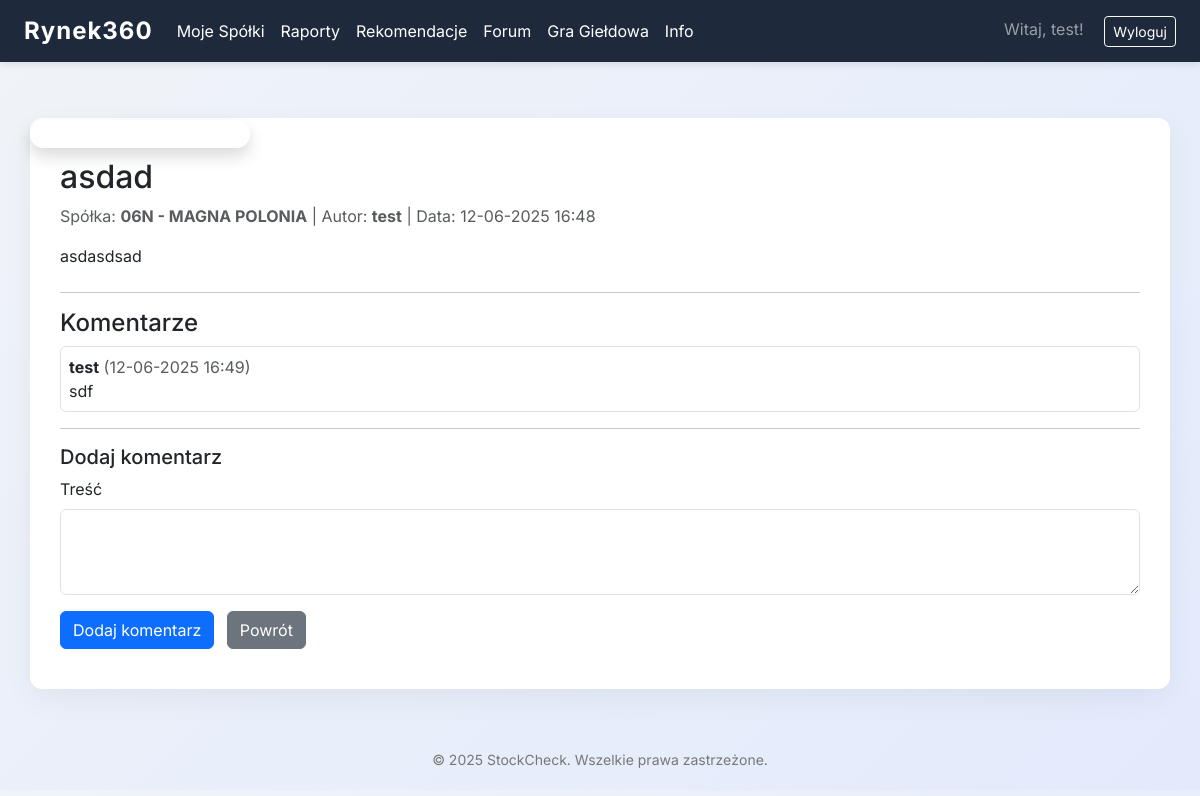
The page /forum/post/1 (signed in) on the database as committed earlier.
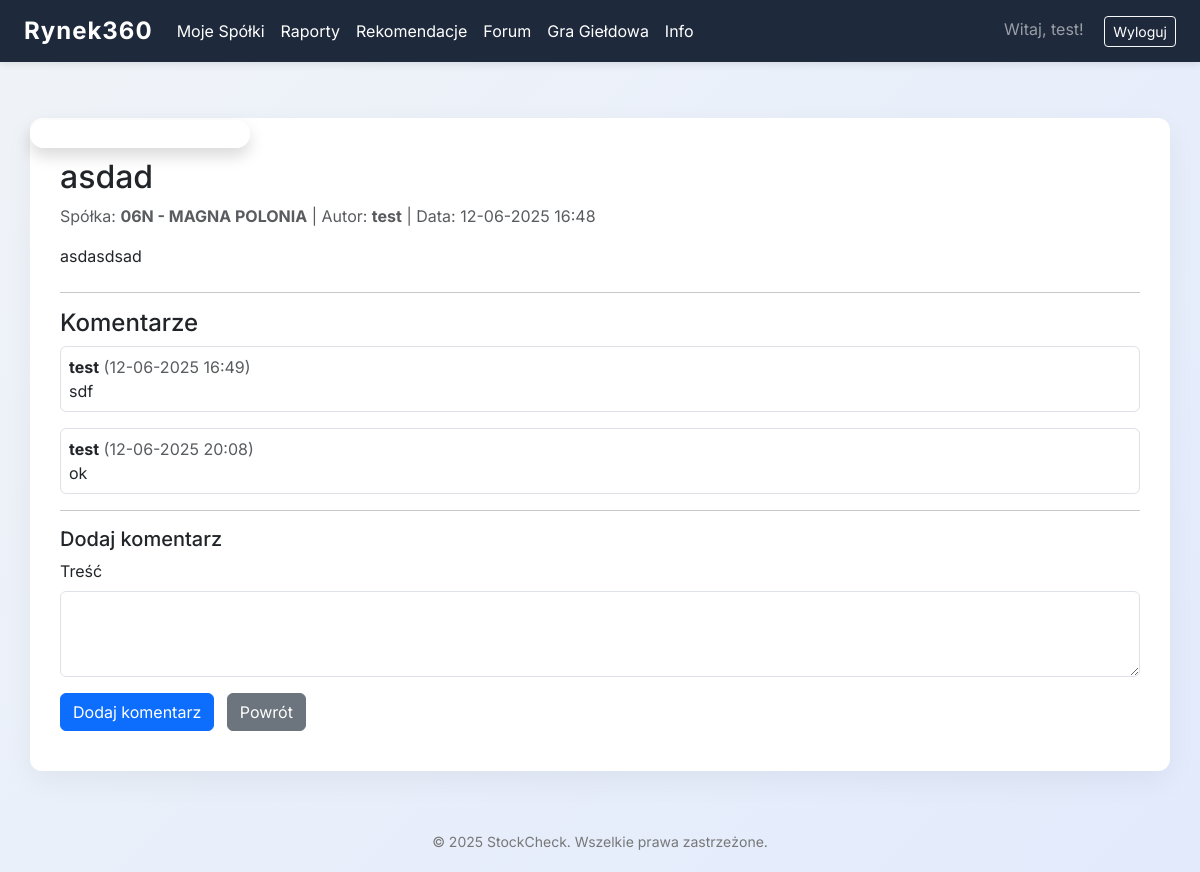
The same page on the database as committed later.
### myproject/forum/models.py (models this page shows, shortened)
class Comment(db.Model):
    id = db.Column(db.Integer, primary_key=True)
    post_id = db.Column(db.Integer, db.ForeignKey('post.id'), nullable=False)
    user_id = db.Column(db.Integer, db.ForeignKey('users.id'), nullable=False)
    content = db.Column(db.Text, nullable=False)
    created_at = db.Column(db.DateTime, default=datetime.utcnow)
    user = db.relationship('User', backref=db.backref('comments', lazy=True))
    post = db.relationship('Post', backref=db.backref('comments', lazy=True, cascade="all, delete-orphan"))

### myproject/auth/models.py (models this page shows, shortened)
class User(UserMixin, db.Model):
    __tablename__ = 'users'
    id = db.Column(db.Integer, primary_key=True)
    email = db.Column(db.String(64), unique=True, index=True)
    username = db.Column(db.String(64), unique=True, index=True)
    password_hash = db.Column(db.String(128))
    role = db.Column(db.String(20), default="user")  # "user" lub "admin"
    companies = db.relationship('UserCompany', backref='owner', lazy=True)

### myproject/forum/views.py (the view, shortened to what this page needs)
@forum.route('/post/<int:post_id>', methods=['GET', 'POST'])
@login_required
def post_detail(post_id):
    post = Post.query.get_or_404(post_id)
    form = CommentForm()
    return render_template('forum/post_detail.html', post=post, form=form)

### myproject/forum/forms.py
class CommentForm(FlaskForm):
    content = TextAreaField('Treść', validators=[DataRequired()])
    submit = SubmitField('Dodaj komentarz')

### myproject/templates/forum/post_detail.html (shortened to what this page needs)
{% extends 'base.html' %}
{% block content %}
<h2>{{ post.title }}</h2>
<p class="text-muted">Spółka: <b>{{ post.company.ticker }} - {{ post.company.name }}</b> | Autor: <b>{{ post.user.username }}</b> | Data: {{ post.created_at.strftime('%d-%m-%Y %H:%M') }}</p>
<div class="mb-4">{{ post.content }}</div>
<hr>
<h4>Komentarze</h4>
{% for comment in post.comments %}
    <div class="mb-3 p-2 border rounded">
        <b>{{ comment.user.username }}</b> <span class="text-muted">({{ comment.created_at.strftime('%d-%m-%Y %H:%M') }})</span><br>
        {{ comment.content }}
    </div>
{% else %}
    <p class="text-muted">Brak komentarzy.</p>
{% endfor %}
<hr>
<h5>Dodaj komentarz</h5>
<form method="post">
    <div class="mb-3">
        {{ form.content.label(class="form-label") }}
        {{ form.content(class="form-control", rows=3) }}
    </div>
    <button type="submit" class="btn btn-primary">Dodaj komentarz</button>
    <a href="{{ url_for('forum.forum_main') }}" class="btn btn-secondary ms-2">Powrót</a>
</form>
{% endblock %}

Rows that differ between the two databases and show on the page:
added Comment: user.username "test", created_at "12-06-2025 20:08", content "ok"
